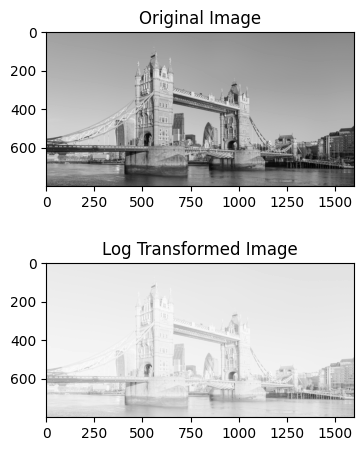

This chart was generated by the following Python code:
import cv2
import numpy as np
import matplotlib.pyplot as plt


# Function to apply log transformation
def apply_log_transform(image):
    # Convert the image to float32 to prevent data loss
    img_float32 = np.float32(image)

    # Apply the log transformation
    log_image = cv2.log(1 + img_float32)

    # Normalize the image to the range [0, 255]
    cv2.normalize(log_image, log_image, 0, 255, cv2.NORM_MINMAX)

    # Convert back to 8-bit image
    log_image = np.uint8(log_image)

    return log_image


# Load an image from file
image_path = '/content/drive/MyDrive/Intellipaat/Computer_Vision/Data/Tower_Bridge_from_Shad_Thames.jpg'

input_image = cv2.imread(image_path, cv2.IMREAD_GRAYSCALE)

# Check if the image is loaded properly
if input_image is None:
    print("Error: Could not open or find the image.")
else:
    # Apply log transformation
    log_transformed_image = apply_log_transform(input_image)

    # Display the original and transformed images using matplotlib
    plt.figure(figsize=(10, 5))

    plt.subplot(2, 1, 1)
    plt.title('Original Image')
    plt.imshow(input_image, cmap='gray')

    plt.subplot(2, 1, 2)
    plt.title('Log Transformed Image')
    plt.imshow(log_transformed_image, cmap='gray')

    # Adjust the spacing between the two subplots
    plt.subplots_adjust(hspace=0.5)  # Increase hspace for vertical space

    plt.show()
